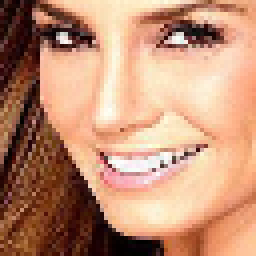
#> input picture testimages/000001.png, 64 x 64 px (shown 4 times larger)
$ python corrupt_image.py --input ../testimages/000001.png --output out.png   (older library calls are emulated)
#> lines starting #> are read from the running program, lines starting #| are printed output that depends on the picture
#> in main, i is the input picture: shape (64, 64, 3); mean R, G, B 192.6, 143.8, 116.3
from scipy.misc import imread, imsave, imresize
import argparse
import numpy as np

parser = argparse.ArgumentParser()
parser.add_argument('-i', '--input', type=str, required=True)
parser.add_argument('-o', '--output', type=str, required=True)
parser.add_argument('-t', '--type', type=str,
                    choices=(['gaussian_noise',
                              'quantize',
                              'sr_linear',
                              'sr_nn',
                              'sr_black'
                             ]),
                    default='gaussian_noise')

def tofloat(img):
    img = img.astype(np.float32)
    return img/np.max(img)

def gaussian_noise(img, std=0.1):
    i = tofloat(img)
    i = i + std*np.random.normal(size=img.shape)
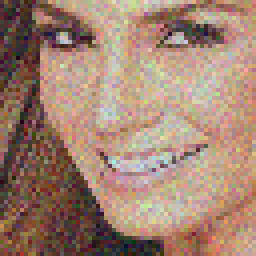
#> i: shape (64, 64, 3) float64 (shown 4 times larger); mean R, G, B 0.753, 0.562, 0.456; drawn with min black and max white
    return i

def quantize_2(img, levels=4):
    i = tofloat(img)
    i = np.floor(i*levels)/levels
    return i

def quantize(img, quantize_factor=55):
    img = img.astype(float)
    img /= 255.0
    img *= (255.0 / quantize_factor)
    images = img
    images = np.floor(images)
    images /= (255.0 / quantize_factor)
    images *= 255.0
    images = images.astype(int)
    return images


def resize(img, rate=4., interp='bilinear'):
    return imresize(img, float(rate), interp=interp)

def sr_linear(img, rate=4.):
    s = resize(img, 1./rate, interp='bilinear')
    return resize(s, rate, interp='bilinear')

def sr_nn(img, rate=4.):
    s = resize(img, 1./rate, interp='bilinear')
    return resize(s, rate, interp='nearest')

def sr_black(img, rate=4):
    o = np.zeros_like(img)
    s = resize(img, 1./rate, interp='bilinear')
    o[::rate, ::rate, :] = s
    return o

def main(args):
    i = imread(args.input)
    o = eval(args.type)(i)
    imsave(args.output, o)

if __name__ == '__main__':
    args = parser.parse_args()
    main(args)


$ run again, on testimages/000005.png
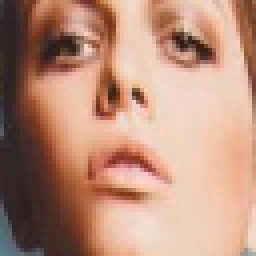
#> input picture testimages/000005.png, 64 x 64 px (shown 4 times larger)
#> in main, i is the input picture: shape (64, 64, 3); mean R, G, B 186.1, 142.7, 122.8
#> in gaussian_noise, `i = i + std*np.random.normal(size=img.shape)`:
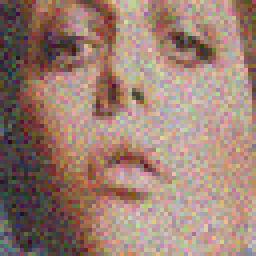
#> i: shape (64, 64, 3) float64 (shown 4 times larger); mean R, G, B 0.728, 0.558, 0.481; drawn with min black and max white

$ run again, on testimages/000006.png
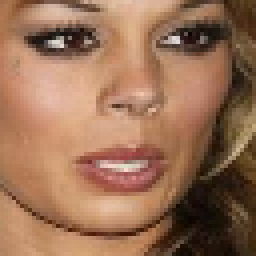
#> input picture testimages/000006.png, 64 x 64 px (shown 4 times larger)
#> in main, i is the input picture: shape (64, 64, 3); mean R, G, B 154.2, 112.5, 85.8
#> in gaussian_noise, `i = i + std*np.random.normal(size=img.shape)`:
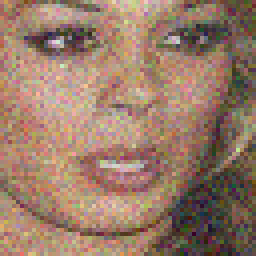
#> i: shape (64, 64, 3) float64 (shown 4 times larger); mean R, G, B 0.619, 0.451, 0.346; drawn with min black and max white

$ run again, on testimages/000007.png
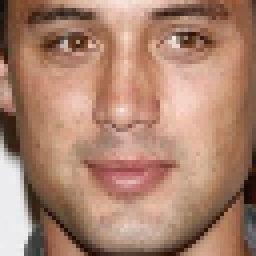
#> input picture testimages/000007.png, 64 x 64 px (shown 4 times larger)
#> in main, i is the input picture: shape (64, 64, 3); mean R, G, B 171.1, 131.1, 111.2
#> in gaussian_noise, `i = i + std*np.random.normal(size=img.shape)`:
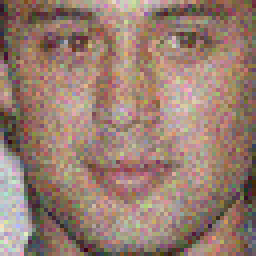
#> i: shape (64, 64, 3) float64 (shown 4 times larger); mean R, G, B 0.671, 0.514, 0.438; drawn with min black and max white
